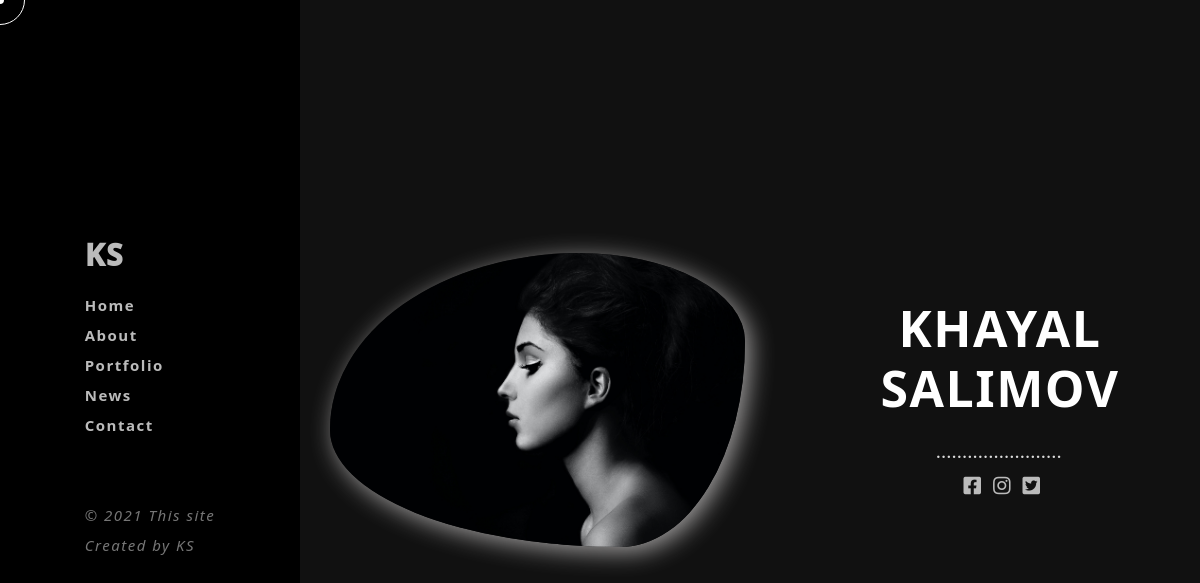
The page /home on the database its author committed.
### Project/models.py (models this page shows, shortened)
class Home(db.Model):
    id = db.Column(db.Integer, primary_key=True)
    name = db.Column(db.String(20), nullable=False, )
    text = db.Column(db.String(50), nullable=False, )
    fb = db.Column(db.String(20),)
    insta = db.Column(db.String(20),)
    twitter = db.Column(db.String(20),)
    image = db.Column(db.String(20),)

### Project/routes.py (the view)
@app.route('/')
@app.route('/home')
def home():
    home=Home.query.all()
    return render_template('home.html',home=home)

### Project/templates/home.html (shortened to what this page needs)
{% extends 'base.html' %}
{% block content %}
<body>
    <div class="container-fluid">
        <div class="row">
            <div class="col-3"></div>
            <div class="col-lg-9 col-sm-12 col-md-12">
                <div class="rightpart">
                    <div class="home">
                        <div class="home-content">
                        {% for homedata in home %}
                            <div class="avatar"><img src="../static/images/{{homedata.image}}"></div>
                            <div class="details">
                                <h6 class="name">{{homedata.name}}</h6>
                                <p class="job">{{homedata.text}}</p>
                                <div class="sosial">
                                    <a href="{{homedata.fb}}"><i class="fab fa-facebook-square"></i></a>
                                    <a href="{{homedata.insta}}"><i class="fab fa-instagram"></i></a>
                                    <a href="{{homedata.twitter}}"><i class="fab fa-twitter-square"></i></a>
                                </div>
                            </div>
                        {% endfor %}
                        </div>
                    </div>
                </div>
            </div>
        </div>
    </div>
</body>
{% endblock %}

### Project/static/css/leftpart.css (style rules this page uses)
body { margin: 0; padding: 0; color: #767676; font-size: 15px; line-height: 30px; letter-spacing: 0.1em; font-weight: 700; transition: all .3s ease; background-color: #111; }
.col-3, .col-9, .col-lg-9 { padding: 0; }
ul, li, h1, h4, p, h3, h2, h5, h6, span, a { margin: 0; padding: 0; list-style: none; text-decoration: none; color: #bbb; }
ul, li, h1, h4, p, h3, h2, h5, h6, span, a:hover { color: white; }
.rightpart { display: flex; align-items: center; justify-content: center; position: relative; }

### Project/static/css/home.css (style rules this page uses)
.home { min-width: 80%; min-height: 100vh; clear: both; display: flex; align-items: center; justify-content: center; position: relative; }
.home-content { display: flex; align-items: center; }
.details { text-align: center; }
.avatar { padding: 0 55px 0 30px; max-width: 500px; }
.avatar img { animation: morph 8s ease-in-out infinite; box-shadow: 5px 5px 25px rgb(162 160 160); border-radius: 60% 40% 30% 70% / 60% 30% 70% 40%; transition: all 1s ease-in-out; width: 100%; z-index: 5; }
.name { font-size: 50px; font-weight: 800; text-transform: uppercase; color: rgb(255, 255, 255); }
.job { font-family: "Montserrat"; font-style: italic; font-weight: 700; margin-top: 20px; color: rgb(219, 219, 219); }
.sosial i { font-size: 20px; margin-top: 8px; padding-left: 5px; }

### Project/static/css/media.css (style rules this page uses)
@media only screen and (min-width: 990px) { .col-3 { display: block !important; } }

### rows shown on the page
Home: image (picture), name "KHAYAL SALIMOV", text "........................"
